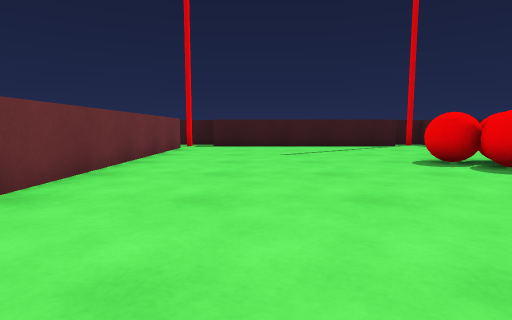
view 1 (above)

20 first-person views from a walk through a scene from a Unity 3-D project. The camera is 0.68 m above the floor, tilts 6° down and sees 80° across. The floor is counted in squares, 1 m on a side. Each view is taken from the middle of a square. On the plan, view 1 faces up. The plan holds only what a view shows up to about 10 squares ahead; the rest is blank. The player is left out.

view 2
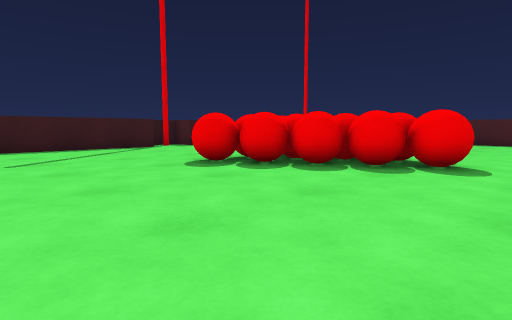

view 3
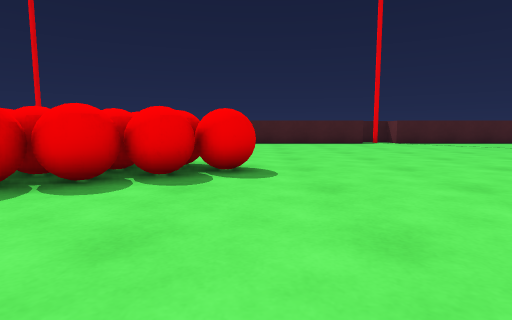

view 4
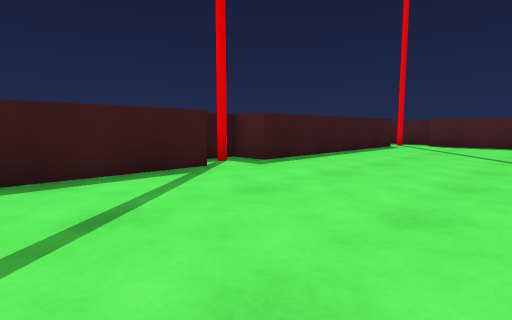

view 5
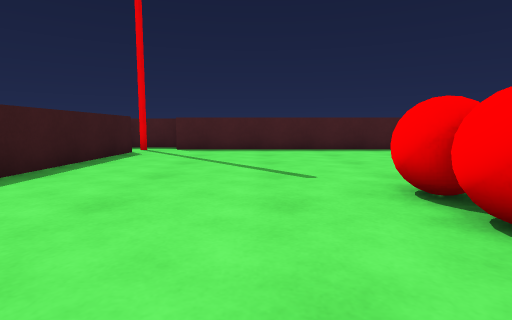

view 6
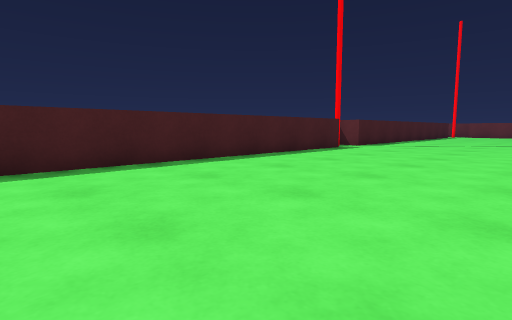

view 7
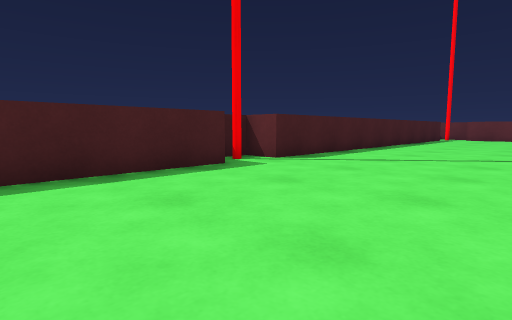

view 8
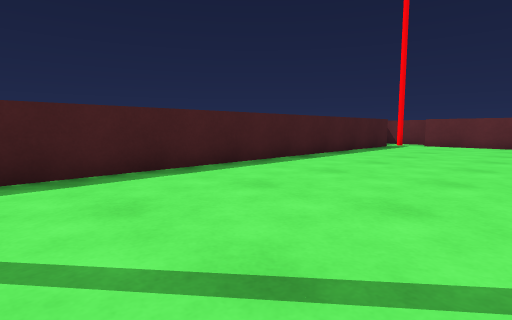

view 9
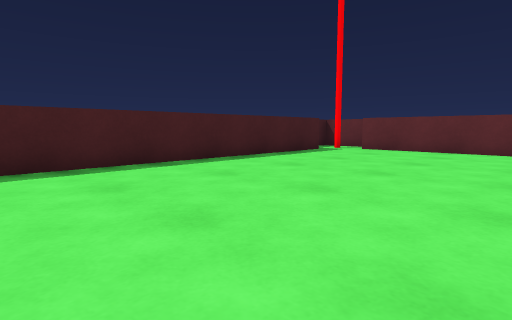

view 10
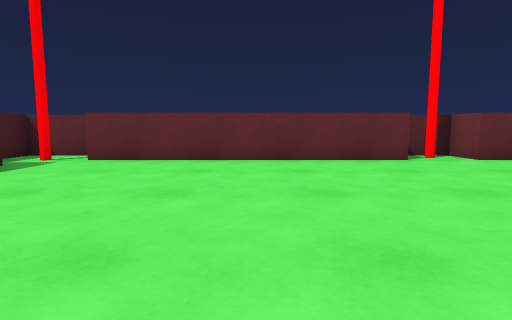

view 11
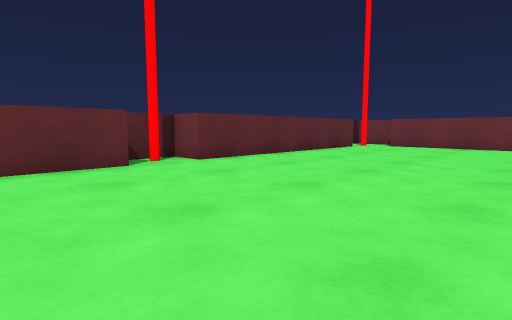

view 12
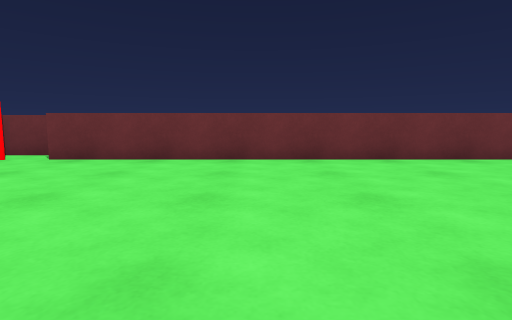

view 13
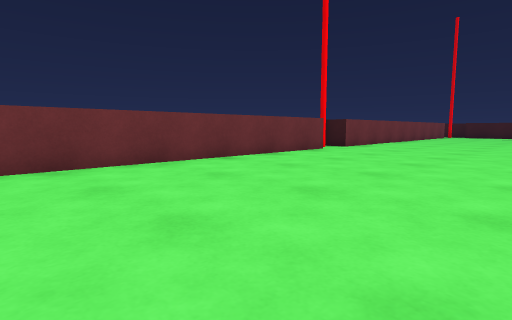

view 14
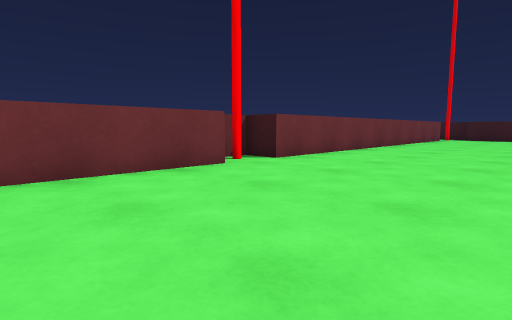

view 15
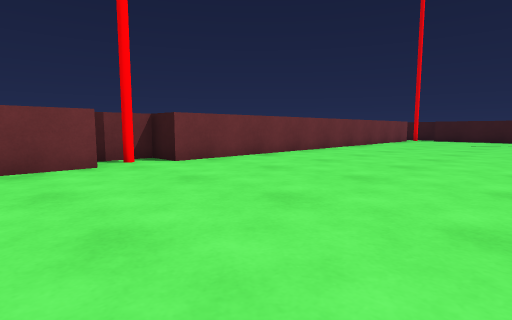

view 16
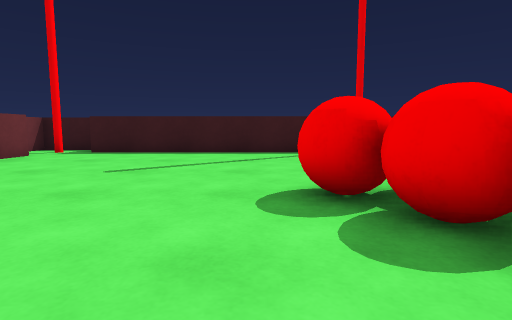

view 17
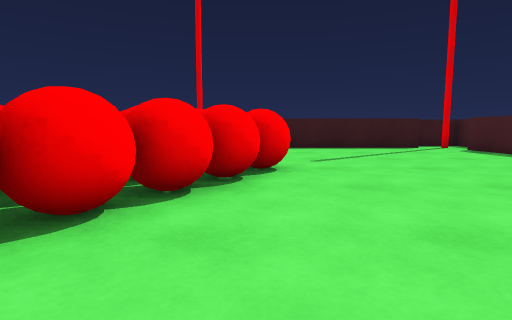

view 18
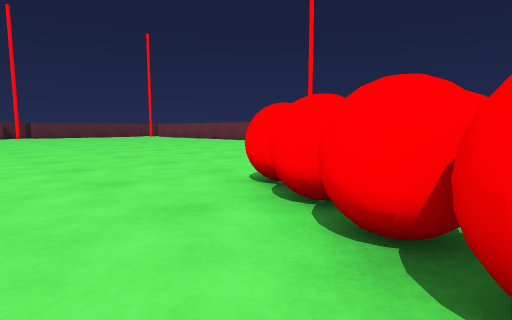

view 19
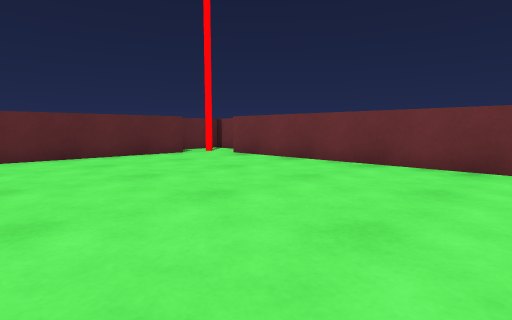

view 20
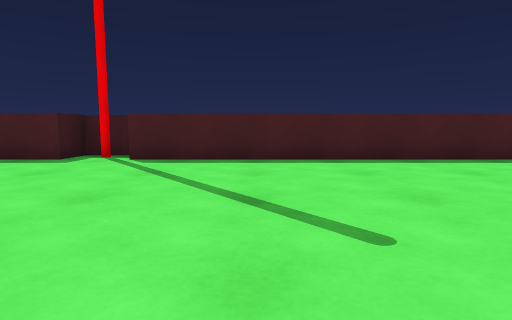

### Floor plan
Points are (right, up) in squares from view 1. A wall is a line through its corners. A room is listed if a view was taken in it or the views show most of it. See-through windows are left out.
Room 1 (views 1, 2, 3, 4, 5, 6, 7, 8, 9, 10, 11, 12, 13, 14, 15, 16, 17, 18, 19, 20)
walls: (-2.6, -4.1) (-2.6, -17.5); (6.6, -18.5) (13.6, -18.5); (5.4, 11.5) (-1.6, 11.5); (5.2, -19.5) (6.4, -19.5); (14.6, -17.6) (14.6, -4.3) (15.6, -4.3) (15.6, -2.7) (14.6, -2.7) (14.6, 10.5); (-1.6, -18.5) (5.2, -18.5); (6.8, 12.5) (5.9, 12.5); (-2.6, 10.5) (-2.6, -2.7) (-3.6, -2.7) (-3.6, -4); (-3.6, -18.1) (-3.6, -19.4); (13.6, 11.5) (6.8, 11.5); (14.1, -19.5) (15.6, -19.5) (15.6, -18.6); (-2.8, -19.5) (-2.1, -19.5); (-2.1, 12.5) (-3.6, 12.5) (-3.6, 11.8)
objects: red ball (4, 5); red ball (4, 6); red ball (5, 3); red ball (5, 4) to (5, 5); red ball (5, 6); red ball (6, 2) to (6, 3); red ball (6, 4) to (6, 5); other object (6, 6); red ball (7, 3); red ball (7, 4) to (7, 5); red ball (7, 6); red ball (8, 5); red ball (8, 6)

Positions as (right, up) in squares from view 1, and headings:
1: (0, 0), facing up
2: (0, 1), facing up-right
3: (1, 2), facing right
4: (2, 7), facing up-right
5: (5, 8), facing right
6: (9, 7), facing down-right
7: (10, 1), facing down-right
8: (10, -6), facing down-right
9: (9, -9), facing down-right
10: (10, -12), facing down
11: (9, -13), facing down-left
12: (4, -13), facing left
13: (3, -13), facing up-left
14: (2, -8), facing up-left
15: (3, -6), facing up-left
16: (3, 3), facing up
17: (8, 1), facing up
18: (9, 5), facing down-left
19: (3, -11), facing down-left
20: (8, -7), facing right
